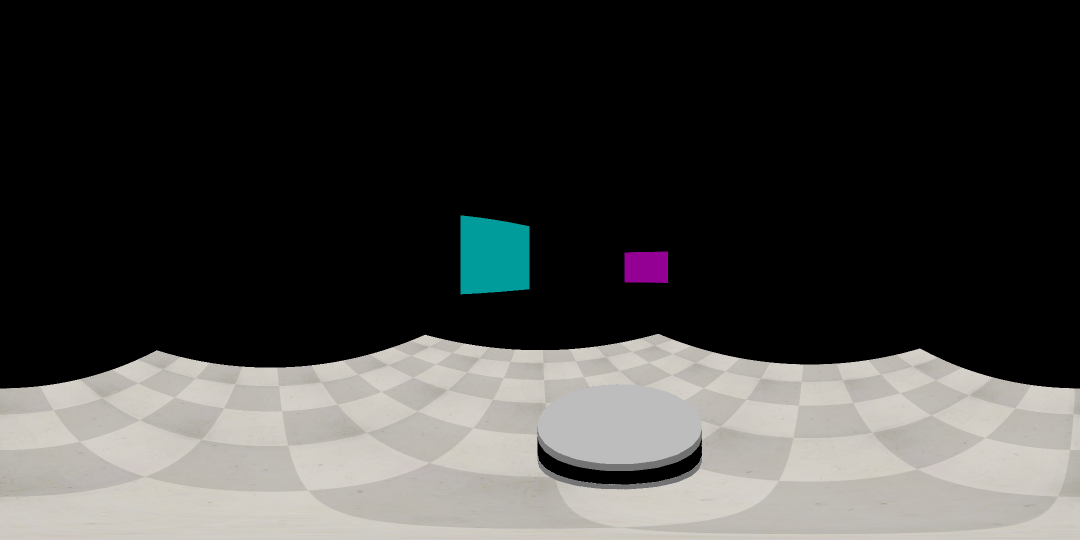
#> input picture simulation/images/image0000.png, 2160 x 1080 px (shown at 1/2 size); its folder holds only this picture in this run
$ python image_viewer.py
#> lines starting #> are read from the running program, lines starting #| are printed output that depends on the picture
### image_utils.py
import numpy as np
import matplotlib.image as mpi
import matplotlib.cm as cm
import time
from scipy.spatial.transform import Rotation as R
from skimage.draw import line


class CamModel:
    """ Class for cam model (fisheye model). """
    # [44 lines left out: functions __init__, get_cam_model, not called in this run]

class Image:
    """ Class for images and its methods. """

    def __init__(self, image, cam_model: CamModel=None, fov=None, spherical_image: bool=False, xyxy=None, points_values=None):
        """ Definition of point cloud attributes:
            :param image:           Array of image points.
            :param cam_model:       CamModel object with camera model info.
            :param fov:             Field of view of the camera in degrees.
            :param spherical_image: Boolean to indicate if the image is a spherical projection or not.
            :param xyxy:            Array of equirectangular pixels coordinates.
            :param points_values:   Array of LiDAR values points to be projected
        """
#> called with image = 'simulation/images/image0000.png', fov = 185, spherical_image = False

        assert isinstance(image, str) or isinstance(image, np.ndarray), "image must be an image directory string or a matrix array. "
        if isinstance(image, str):
            self.image = mpi.imread(image)
#> self.image is the input picture: shape (1080, 2160, 4) float32; mean R, G, B, A 0.255, 0.254, 0.246, 1
        else:
            self.image = image
        if fov is None:
            assert isinstance(cam_model, CamModel), "CamModel object or fov must be given."
        self.cam_model = cam_model
        if fov is not None:
            self.FOV = np.deg2rad(fov)
        else:
            self.FOV = None
        self.xyxy = xyxy
        self.points_values = points_values
        self.rotm = R.from_euler('xyz', [np.pi / 2, 0, np.pi / 2]).as_matrix()
        self.eqr_coord = None
        self.norm_coord = None
        self.sphere_coord = None
        self.fisheye_proj = None
        if spherical_image:
            self.eqr_image = self.image
        # elif self.xyxy is not None:
        #     self.eqr_image = np.zeros([self.xyxy[3] - self.xyxy[1], self.xyxy[2] - self.xyxy[0], 3])
        else:
            self.eqr_image = np.zeros([self.image.shape[0], 2 * self.image.shape[0], 3])

    def square_fisheye(self, h_cut=0, v_cut=0):
        """ Cut fisheye image to a square image. """
#> called with h_cut = 80, v_cut = 0

        # Horizontal cut
        if h_cut != 0:
            self.image = self.image[:, h_cut:-h_cut, :]
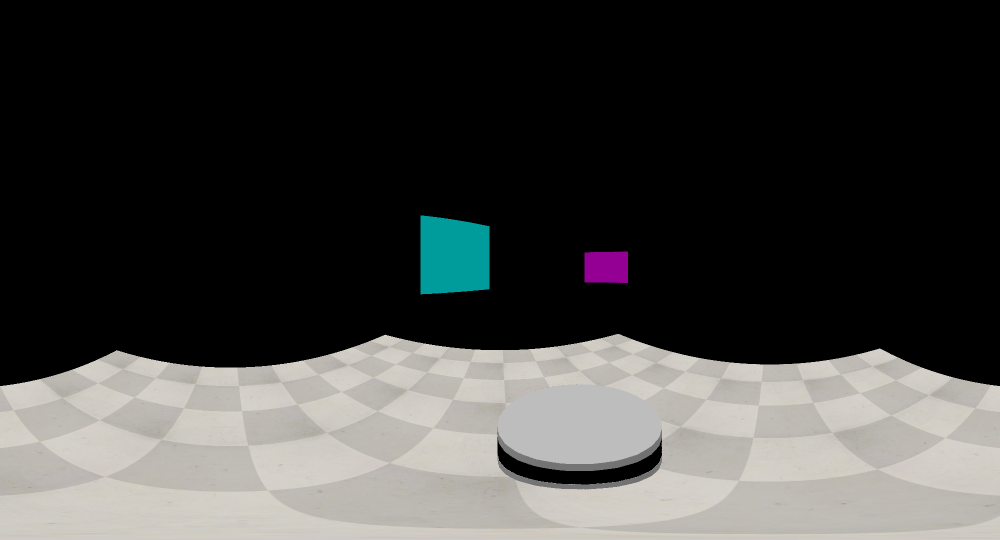
#> self.image: shape (1080, 2000, 4) float32 (shown at 1/2 size); mean R, G, B, A 0.258, 0.257, 0.25, 1
            n_rows = np.round((self.image.shape[1] - self.image.shape[0]) / 2).astype(int)
#> n_rows = 460
#> (the run stopped early here; a loop or call above may not have finished)

$ run again, on simulation/images/image0006.png
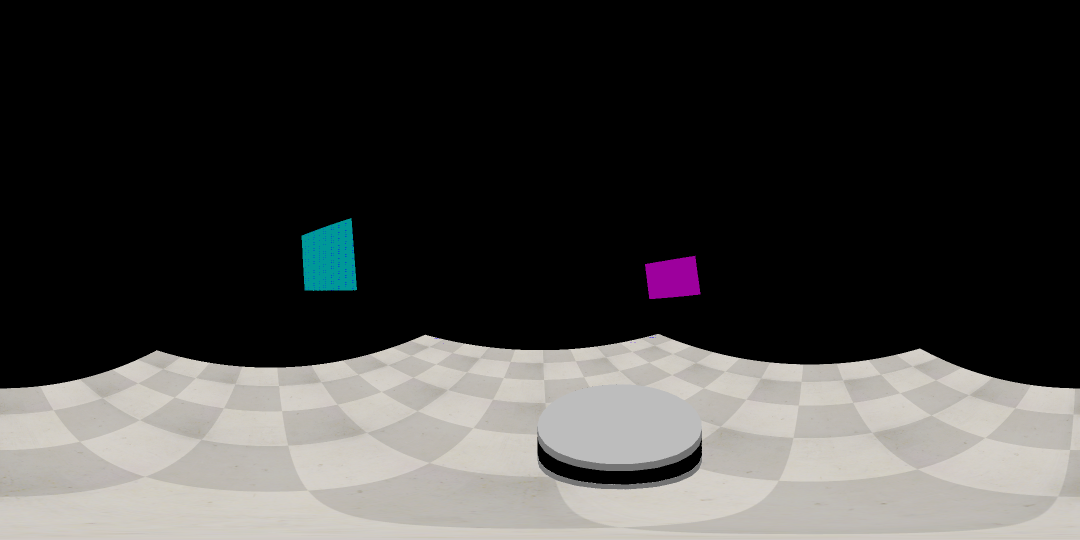
#> input picture simulation/images/image0006.png, 2160 x 1080 px (shown at 1/2 size)
#> in __init__, self.image is the input picture: shape (1080, 2160, 4) float32; mean R, G, B, A 0.256, 0.252, 0.245, 1
#> in square_fisheye, `self.image = self.image[:, h_cut:-h_cut, :]`:
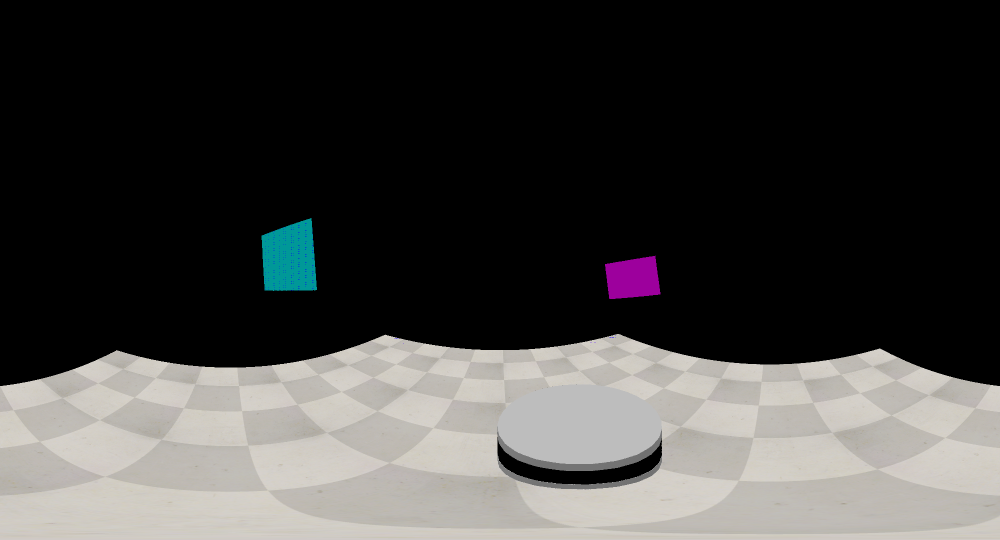
#> self.image: shape (1080, 2000, 4) float32 (shown at 1/2 size); mean R, G, B, A 0.259, 0.255, 0.249, 1
